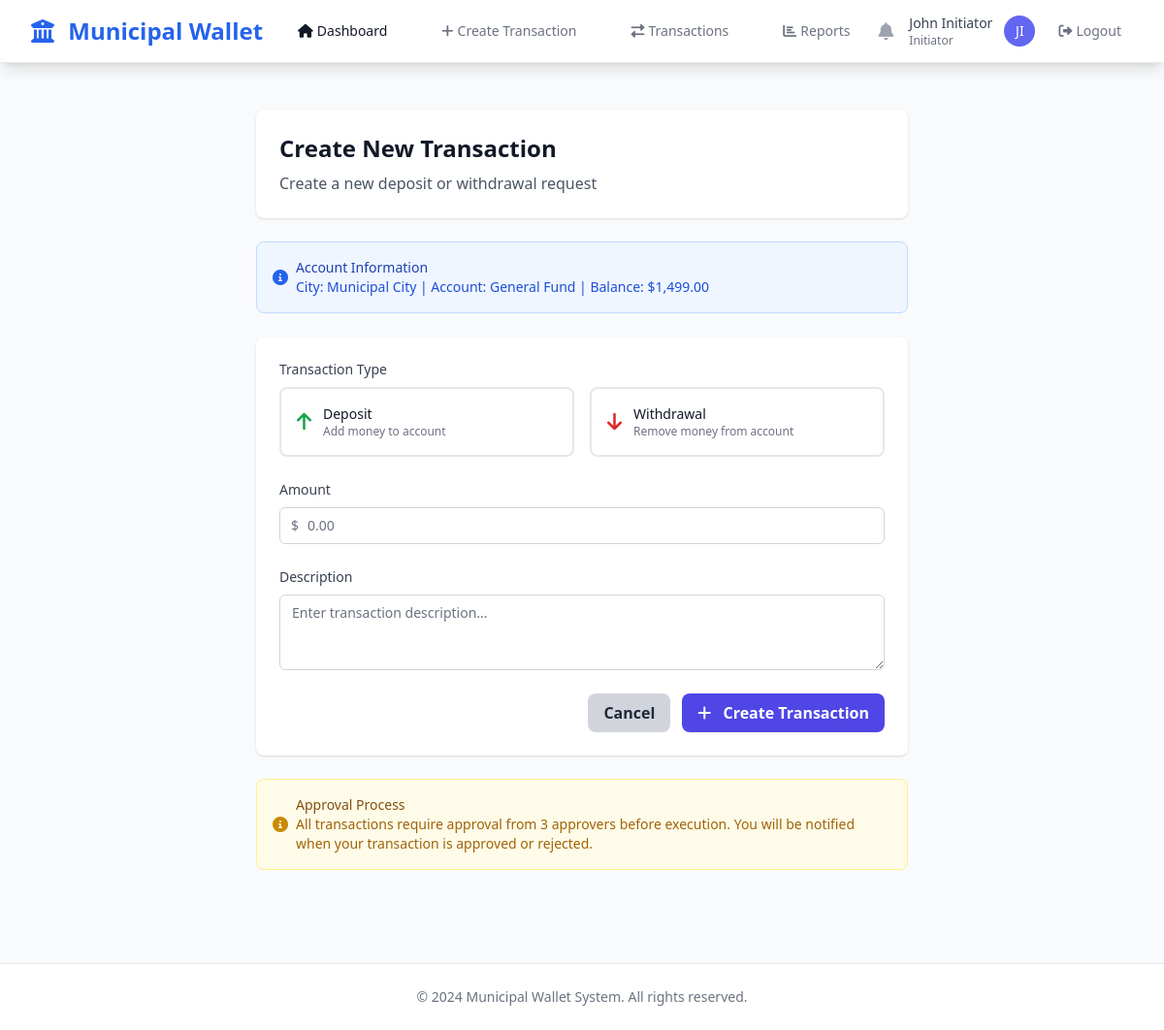
Page /transactions/create/ (signed in) on the committed database.
### apps/accounts/models.py (models this page shows, shortened)
class User(AbstractUser):
    ROLE_CHOICES = [
        ('INITIATOR', 'Initiator'),
        ('APPROVER_1', 'Approver Level 1'),
        ('APPROVER_2', 'Approver Level 2'),
        ('APPROVER_3', 'Approver Level 3'),
        ('APPROVER_4', 'Approver Level 4'),
        ('APPROVER_5', 'Approver Level 5'),
    ]
    username = models.CharField(max_length=150, unique=True, blank=True, null=True)
    email = models.EmailField(unique=True)
    first_name = models.CharField(max_length=150)
    last_name = models.CharField(max_length=150)
    role = models.CharField(max_length=20, choices=ROLE_CHOICES, default='INITIATOR')
    city = models.ForeignKey('cities.City', on_delete=models.SET_NULL, null=True, blank=True)
    is_active = models.BooleanField(default=True)
    phone_number = models.CharField(
        max_length=17,
        validators=[RegexValidator(
            regex=r'^\+?1?\d{9,15}$',
            message="Phone number must be entered in the format: '+999999999'. Up to 15 digits allowed."
        )],
        blank=True,
        null=True
    )
    two_factor_enabled = models.BooleanField(default=False)
    created_at = models.DateTimeField(auto_now_add=True)
    updated_at = models.DateTimeField(auto_now=True)
    objects = UserManager()
    USERNAME_FIELD = 'email'
    REQUIRED_FIELDS = ['first_name', 'last_name']
    class Meta:
        db_table = 'users'
        verbose_name = 'User'
        verbose_name_plural = 'Users'
    @property
    def full_name(self):
        return f"{self.first_name} {self.last_name}"
    def can_create_requests(self):
        return self.role == 'INITIATOR'
    def can_approve_requests(self):
        return self.role in ['APPROVER_1', 'APPROVER_2', 'APPROVER_3', 'APPROVER_4', 'APPROVER_5']

### apps/cities/models.py (models this page shows, shortened)
class City(models.Model):
    name = models.CharField(max_length=200, unique=True)
    country = models.CharField(max_length=100)
    state = models.CharField(max_length=100, blank=True, null=True)
    description = models.TextField(blank=True, null=True)
    is_active = models.BooleanField(default=True)
    created_at = models.DateTimeField(auto_now_add=True)
    updated_at = models.DateTimeField(auto_now=True)
    class Meta:
        db_table = 'cities'
        verbose_name = 'City'
        verbose_name_plural = 'Cities'
        ordering = ['name']

class Account(models.Model):
    CURRENCY_CHOICES = [
        ('USD', 'US Dollar'),
        ('EUR', 'Euro'),
        ('GBP', 'British Pound'),
        ('CAD', 'Canadian Dollar'),
        ('AUD', 'Australian Dollar'),
    ]
    city = models.ForeignKey(City, on_delete=models.CASCADE, related_name='accounts')
    account_name = models.CharField(max_length=200)
    balance = models.DecimalField(max_digits=15, decimal_places=2, default=0.00)
    currency = models.CharField(max_length=3, choices=CURRENCY_CHOICES, default='USD')
    is_active = models.BooleanField(default=True)
    created_at = models.DateTimeField(auto_now_add=True)
    updated_at = models.DateTimeField(auto_now=True)
    class Meta:
        db_table = 'accounts'
        verbose_name = 'Account'
        verbose_name_plural = 'Accounts'
        ordering = ['-created_at']

### apps/dashboard/views.py (the view, shortened to what this page needs)
# urls.py: path('transactions/create/', views.create_transaction_view, name='create_transaction'),
@login_required
def create_transaction_view(request):
    if not request.user.can_create_requests():
        messages.error(request, 'Only users with INITIATOR role can create requests.')
        return redirect('dashboard')
    user_city = request.user.city
    account = Account.objects.filter(city=user_city).first() if user_city else None
    pre_selected_type = request.GET.get('type', '')
    insufficient_balance = request.GET.get('insufficient_balance', False)
    context = {
        'user_city': user_city,
        'account': account,
        'account_balance': account.balance if account else Decimal('0.00'),
        'pre_selected_type': pre_selected_type,
        'insufficient_balance': insufficient_balance,
    }
    return render(request, 'transactions/create_transaction.html', context)

### templates/transactions/create_transaction.html (shortened to what this page needs)
{% extends 'base.html' %}
{% load humanize %}
{% block content %}
<div class="px-4 py-6 sm:px-0">
    <div class="max-w-2xl mx-auto">
        <div class="bg-white overflow-hidden shadow rounded-lg mb-6">
            <div class="px-4 py-5 sm:p-6">
                <h1 class="text-2xl font-bold text-gray-900 mb-2">Create New Transaction</h1>
                <p class="text-gray-600">Create a new deposit or withdrawal request</p>
            </div>
        </div>
        <div class="bg-blue-50 border border-blue-200 rounded-lg p-4 mb-6">
            <div class="flex items-center">
                <i class="fas fa-info-circle text-blue-600 mr-2"></i>
                <div>
                    <h3 class="text-sm font-medium text-blue-800">Account Information</h3>
                    <p class="text-sm text-blue-700">
                        City: {{ user_city.name }} |
                        Account: {{ account.account_name }} |
                        Balance: ${{ account_balance|floatformat:2|intcomma }}
                    </p>
                </div>
            </div>
        </div>
        <div class="bg-white shadow rounded-lg">
            <div class="px-4 py-5 sm:p-6">
                <form method="post">
                    <div class="mb-6">
                        <label class="block text-sm font-medium text-gray-700 mb-2">Transaction Type</label>
                        <div class="grid grid-cols-2 gap-4">
                            <label class="relative flex items-center p-4 border-2 {% if pre_selected_type == 'DEPOSIT' %}border-green-500 bg-green-50{% else %}border-gray-200{% endif %} rounded-lg cursor-pointer hover:border-green-500">
                                <div class="flex items-center">
                                    <i class="fas fa-arrow-up text-green-600 text-xl mr-3"></i>
                                    <div>
                                        <div class="text-sm font-medium text-gray-900">Deposit</div>
                                        <div class="text-xs text-gray-500">Add money to account</div>
                                    </div>
                                </div>
                            </label>
                            <label class="relative flex items-center p-4 border-2 {% if pre_selected_type == 'WITHDRAWAL' %}border-red-500 bg-red-50{% else %}border-gray-200{% endif %} rounded-lg cursor-pointer hover:border-red-500">
                                <div class="flex items-center">
                                    <i class="fas fa-arrow-down text-red-600 text-xl mr-3"></i>
                                    <div>
                                        <div class="text-sm font-medium text-gray-900">Withdrawal</div>
                                        <div class="text-xs text-gray-500">Remove money from account</div>
                                    </div>
                                </div>
                            </label>
                        </div>
                    </div>
                    <div class="mb-6">
                        <label for="amount" class="block text-sm font-medium text-gray-700 mb-2">Amount</label>
                        <div class="relative">
                            <div class="absolute inset-y-0 left-0 pl-3 flex items-center pointer-events-none">
                                <span class="text-gray-500 sm:text-sm">$</span>
                            </div>
                            <input type="number"
                                   name="amount"
                                   id="amount"
                                   step="0.01"
                                   min="0.01"
                                   required
                                   class="block w-full pl-7 pr-3 py-2 border border-gray-300 rounded-md leading-5 bg-white placeholder-gray-500 focus:outline-none focus:placeholder-gray-400 focus:ring-1 focus:ring-indigo-500 focus:border-indigo-500 sm:text-sm"
                                   placeholder="0.00">
                        </div>
                    </div>
                    <div class="mb-6">
                        <label for="description" class="block text-sm font-medium text-gray-700 mb-2">Description</label>
                        <textarea name="description"
                                  id="description"
                                  rows="3"
                                  required
                                  class="block w-full px-3 py-2 border border-gray-300 rounded-md leading-5 bg-white placeholder-gray-500 focus:outline-none focus:placeholder-gray-400 focus:ring-1 focus:ring-indigo-500 focus:border-indigo-500 sm:text-sm"
                                  placeholder="Enter transaction description..."></textarea>
                    </div>
                    <div class="flex justify-end space-x-3">
                        <a href="{% url 'dashboard' %}" class="bg-gray-300 hover:bg-gray-400 text-gray-800 font-bold py-2 px-4 rounded-lg transition duration-150 ease-in-out">
                            Cancel
                        </a>
                        <button type="submit" class="bg-indigo-600 hover:bg-indigo-700 text-white font-bold py-2 px-4 rounded-lg transition duration-150 ease-in-out">
                            <i class="fas fa-plus mr-2"></i>
                            Create Transaction
                        </button>
                    </div>
                </form>
            </div>
        </div>
        <div class="bg-yellow-50 border border-yellow-200 rounded-lg p-4 mt-6">
            <div class="flex items-center">
                <i class="fas fa-info-circle text-yellow-600 mr-2"></i>
                <div>
                    <h3 class="text-sm font-medium text-yellow-800">Approval Process</h3>
                    <p class="text-sm text-yellow-700">
                        All transactions require approval from 3 approvers before execution.
                        You will be notified when your transaction is approved or rejected.
                    </p>
                </div>
            </div>
        </div>
    </div>
</div>
{% endblock %}

### templates/base.html (shortened to what this page needs)
<!DOCTYPE html>
<html lang="en">
<head>
    <script src="https://cdn.tailwindcss.com"></script>
    <link href="https://cdnjs.cloudflare.com/ajax/libs/font-awesome/6.0.0/css/all.min.css" rel="stylesheet">
</head>
<body class="bg-gray-50 min-h-screen">
    <nav class="bg-white shadow-lg border-b border-gray-200" x-data="{ mobileMenuOpen: false }">
        <div class="max-w-7xl mx-auto px-4 sm:px-6 lg:px-8">
            <div class="flex justify-between h-16">
                <div class="flex items-center">
                    <div class="flex-shrink-0">
                        <h1 class="text-xl sm:text-2xl font-bold text-primary-600">
                            <i class="fas fa-university mr-1 sm:mr-2"></i>
                            <span class="hidden sm:inline">Municipal Wallet</span>
                        </h1>
                    </div>
                    {% if user.is_authenticated %}
                    <div class="hidden lg:ml-6 lg:flex lg:space-x-8">
                        <a href="{% url 'dashboard' %}" class="text-gray-900 hover:text-primary-600 px-3 py-2 rounded-md text-sm font-medium">
                            <i class="fas fa-home mr-1"></i>Dashboard
                        </a>
                        {% if user.can_create_requests %}
                        <a href="{% url 'create_transaction' %}" class="text-gray-500 hover:text-primary-600 px-3 py-2 rounded-md text-sm font-medium">
                            <i class="fas fa-plus mr-1"></i>Create Transaction
                        </a>
                        {% endif %}
                        <a href="{% url 'transactions_list' %}" class="text-gray-500 hover:text-primary-600 px-3 py-2 rounded-md text-sm font-medium">
                            <i class="fas fa-exchange-alt mr-1"></i>Transactions
                        </a>
                        <a href="{% url 'reports' %}" class="text-gray-500 hover:text-primary-600 px-3 py-2 rounded-md text-sm font-medium">
                            <i class="fas fa-chart-bar mr-1"></i>Reports
                        </a>
                    </div>
                    {% endif %}
                </div>
                <div class="flex items-center">
                    {% if user.is_authenticated %}
                    <div class="hidden md:flex md:items-center md:space-x-3">
                        <div class="flex-shrink-0">
                            <button class="bg-white p-1 rounded-full text-gray-400 hover:text-gray-500 focus:outline-none focus:ring-2 focus:ring-offset-2 focus:ring-primary-500">
                                <i class="fas fa-bell text-lg"></i>
                            </button>
                        </div>
                        <div class="flex items-center space-x-3">
                            <div class="text-sm">
                                <p class="text-gray-700 font-medium">{{ user.full_name }}</p>
                                <p class="text-gray-500 text-xs">{{ user.role|title }}</p>
                            </div>
                            <div class="h-8 w-8 rounded-full bg-indigo-500 flex items-center justify-center">
                                <span class="text-white text-sm font-medium">{{ user.first_name|first }}{{ user.last_name|first }}</span>
                            </div>
                        </div>
                        <form method="post" action="{% url 'logout' %}" class="inline">
                            <button type="submit" class="text-gray-500 hover:text-gray-700 px-3 py-2 rounded-md text-sm font-medium">
                                <i class="fas fa-sign-out-alt mr-1"></i>Logout
                            </button>
                        </form>
                    </div>
                    {% else %}
                    <div class="flex items-center space-x-4">
                        <a href="{% url 'login' %}" class="text-gray-500 hover:text-gray-700 px-3 py-2 rounded-md text-sm font-medium">
                            <i class="fas fa-sign-in-alt mr-1"></i>Sign In
                        </a>
                    </div>
                    {% endif %}
                </div>
            </div>
        </div>
    </nav>
    <main class="max-w-7xl mx-auto py-6 sm:px-6 lg:px-8">
        {% block content %}{% endblock %}
    </main>
    <footer class="bg-white border-t border-gray-200 mt-12">
        <div class="max-w-7xl mx-auto py-6 px-4 sm:px-6 lg:px-8">
            <div class="text-center text-gray-500 text-sm">
                <p>&copy; 2024 Municipal Wallet System. All rights reserved.</p>
            </div>
        </div>
    </footer>
</body>
</html>

### rows in the picture
User: full_name "John Initiator", role "Initiator", first_name|first "J", last_name|first "I"
City: name "Municipal City"
Account: account_name "General Fund", balance "1,499.00"
